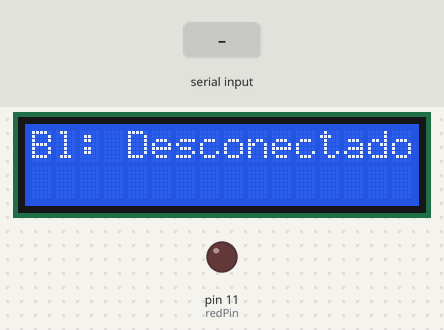
This sketch was run on a simulated Arduino Uno, built with avr-gcc and run on an emulated ATmega328P. Shown: 16×2 character LCD, output pins drawn as LEDs (lit = HIGH). The inputs (shaded band) are chosen by the test bench.

Above: at 1.2 s.
1.3 s: "CONECTED" received over Serial
At 3.3 s:
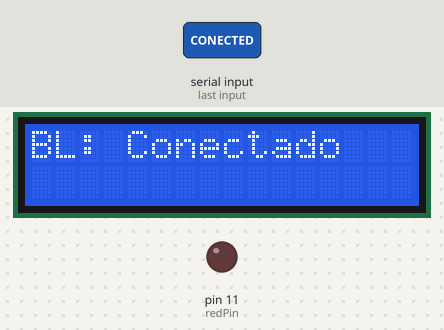
3.8 s: "1" received over Serial
At 5.7 s:
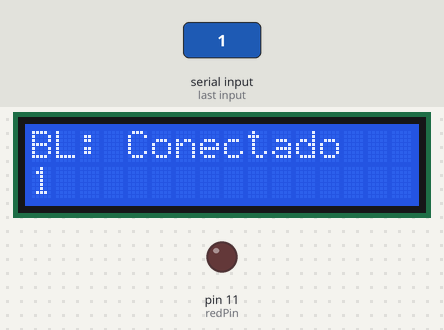
Timing chart, 0 to 7.2 s (numbered marks = the images above; inputs shaded):
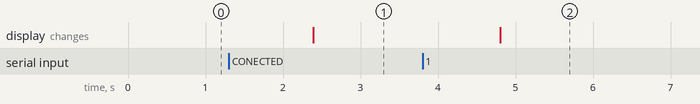

Measured:
- after the input at 1.3 s, the display: changes after 1.1 s (image 1)
- after the input at 3.8 s, the display: changes after 1.0 s (image 2)

The sketch:

app.ino
```cpp
#include <Wire.h>
#include <LiquidCrystal_I2C.h>

int led13 = 13;
String  estado = "";

int redPin = 11;
int greenPin = 10;
int bluePin = 9;

LiquidCrystal_I2C lcd (0x3F, 16, 2);
void setup() {
  // put your setup code here, to run once:
  Wire.begin();
  lcd.begin(16, 2);
  lcd.clear();
  lcd.backlight();

  lcd.setCursor(0, 0);
  lcd.print("Bl: Desconectado");

  Serial.begin(9600);


}

void loop() {


  if (Serial.available() > 0) {
    estado = "";
    estado = Serial.readString();
    if (estado == "CONECTED") {
      Wire.begin();
      lcd.begin(16, 2);
      lcd.clear();
      lcd.backlight();
      lcd.setCursor(0, 0);
      lcd.print("BL: Conectado");
    } else {
      Wire.begin();
      lcd.setCursor(0, 1);
      lcd.print("");
      lcd.print(estado);
      digitalWrite(led13, HIGH);
    }
  }
  analogWrite(redPin, 0);

}
```
